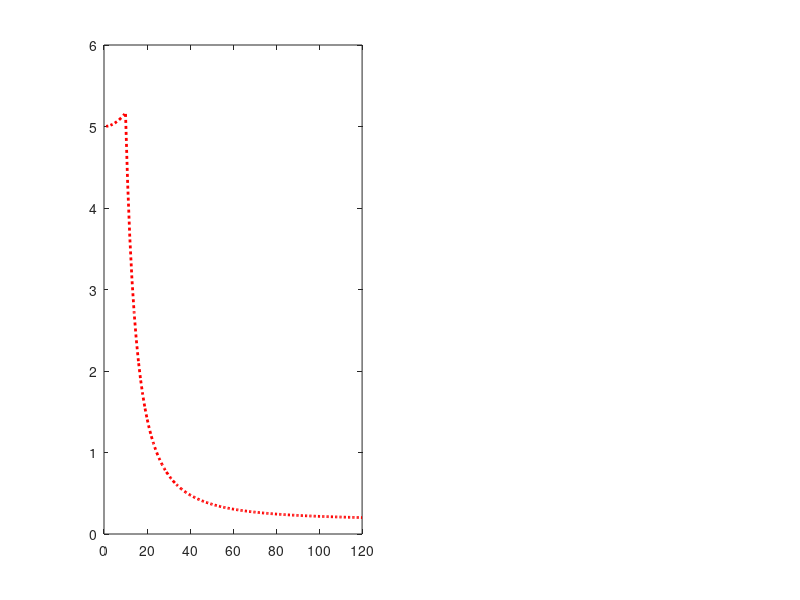

This chart was generated by the following MATLAB code: (Note: this script raises an error after producing the figure.)
tic
figure
subplot(1,2,1);
rr=1:1:120; %aspect ratio
Ep=7e5; %Young's modulus of platelet
Em=1960;%Young's modulus of matrix
num=0.4; %Poisson's ratio of matrix
sigmcrit=243.05; %Normal strength of matrix
sigpcrit=1400;%Normal strength of platelet
taumcrit=140; %shear strength of matrix
hnol= 1/50;%halfnonoverlap to overlaplength ratio
b=10; %%2b is the width of platelet
[Ereg,ar,sig,Lp,nmlztoughzhang,w,Lb,h,vf1,eqn1]=deal(zeros(size(rr)));
Gm1=Em/(2*(1+num)); %Shear modulus of matrix
gbe=Gm1/Ep;
z=0.5;
pr=0.5; %platelet volume fraction
for i=1:numel(rr)
    rrcrit=sigpcrit/taumcrit;
      ar(i)=(pr.*rr(i).*rr(i).*gbe)./(3*(1-pr));
    Ereg(i)=(((4./3)+((3*z.*(1-z).*ar(i)).^-1)).^-1)*pr*Ep;
    if rr(i)<=rrcrit
        sig(i)=pr*sigpcrit*rr(i)./(2*rrcrit);
    else
        sig(i)=pr*sigpcrit./2;
    end
    w(i)=(sig(i).^2)./(2*Ereg(i));
    wp=sigpcrit.^2/(2*Ep);
    nmlztoughzhang(i)=w(i)./wp;
end
plot(rr,nmlztoughzhang,':r','linewidth', 2)
hold on;

[SMP1,SMP2]=deal(zeros(size(rr)));
for i=1:numel(rr)
    Lb(i)=hnol*rr(i)*b/(1+hnol);
    vf=0.5;
    h(i)=((2*rr(i)*b*b)./(vf*(Lb(i)+(rr(i)*b))))-(2*b);
    vf1(i)=2*rr(i)*b*b/(((rr(i)*b)+Lb(i))*((2*b)+h(i))); %volume fraction
    SMP1(i)=regtoughsmf(Ep,Em,num,b,Lb(i),h(i),rr(i),sigpcrit,sigmcrit,taumcrit);
    SMP2(i)=regtoughsmfBzer(Ep,Em,num,b,Lb(i),h(i),rr(i),sigpcrit,sigmcrit,taumcrit);
end
plot(rr,SMP1,'-.b','linewidth', 2)
hold on;
plot(rr,SMP2,'g','linewidth', 1.5)
xlabel ('\rho', 'fontsize', 15,'fontweight','bold')
ylabel ('w^{reg}_{critical}/ w_{pcritical}','fontweight','bold', 'fontsize', 15)
z1=legend ('Zhang et al., 2010','Kim et al., 2018','Present study, VI ignored','fontsize',10);
set(z1,'FontSize',12);
set(gcf,'color','w')
set(gca,'fontsize',15)

axis square
subplot(1,2,2);

Ep=7e5;
Em=1960;
num=0.4;
sigmcrit=243.05;
sigpcrit=1400;
taumcrit=140;
hnol= 1/50;%halfnonoverlap to overlaplength ratio
b=10; %%2b is the width of platelet
Gm1=Em/(2*(1+num));
gbe=Gm1/Ep;
z=0.5;
n=5;
rr=1:1:120;
[Esw,ar,sig,Lp,nmlztoughzhang,w,Lb,h,vf1,eqn1]=deal(zeros(size(rr)));
pr=0.5;
for i=1:numel(rr)
    sigtotau=sigpcrit/taumcrit;
%      n=5;
     ar(i)=(pr.*rr(i).*rr(i).*gbe)./(3*(1-pr));
     Esw(i)=((n*((3*n)-4)./(3.*((n-1).^2)))+(n.*n./(3*(n-1).*ar(i)))).^-1;
        rr2crit=(n-1)*sigtotau;
  
    if rr(i)<=rr2crit
        nmlztoughzhang(i)=pr*(((n-1)*rr(i)).^2)/(n*n*rr2crit*rr2crit*Esw(i)); %we're not normalizing w.r.t
        %volume fraction, so the original terms are multiplied with pr
    else
        nmlztoughzhang(i)=pr*(n-1).^2/(n*Esw(i)*n);
    end
end
[SMP1,SMP2]=deal(zeros(size(rr)));

for i=1:numel(rr)
    Lb(i)=hnol*rr(i)*b/(1+hnol);
    vf=0.5;
    h(i)=((2*rr(i)*b*b)./(vf*(Lb(i)+(rr(i)*b))))-(2*b);
    vf1(i)=2*rr(i)*b*b/(((rr(i)*b)+Lb(i))*((2*b)+h(i))); %volume fraction
    SMP1(i)=swtoughsmf(n,Ep,Em,num,b,Lb(i),h(i),rr(i),sigpcrit,sigmcrit,taumcrit);
    SMP2(i)=swtoughsmfbzer(n,Ep,Em,num,b,Lb(i),h(i),rr(i),sigpcrit,sigmcrit,taumcrit);
end
plot(rr,nmlztoughzhang,':r','linewidth', 2)
hold on;
plot(rr,SMP1,'-.b','linewidth', 2)
hold on;
plot(rr,SMP2,'g','linewidth', 1.5)
hold on;
xlabel ('\rho', 'fontsize', 15,'fontweight','bold')
ylabel ('w^{sw}_{critical}/ w^p_{critical}','fontweight','bold', 'fontsize', 15)
z2=legend ('Zhang et al., 2010','Present study','Present study, VI ignored');
set(z2,'FontSize',12);
set(gcf,'color','w')
set(gca,'fontsize',15)
xlim([0,120])
axis square
toc

